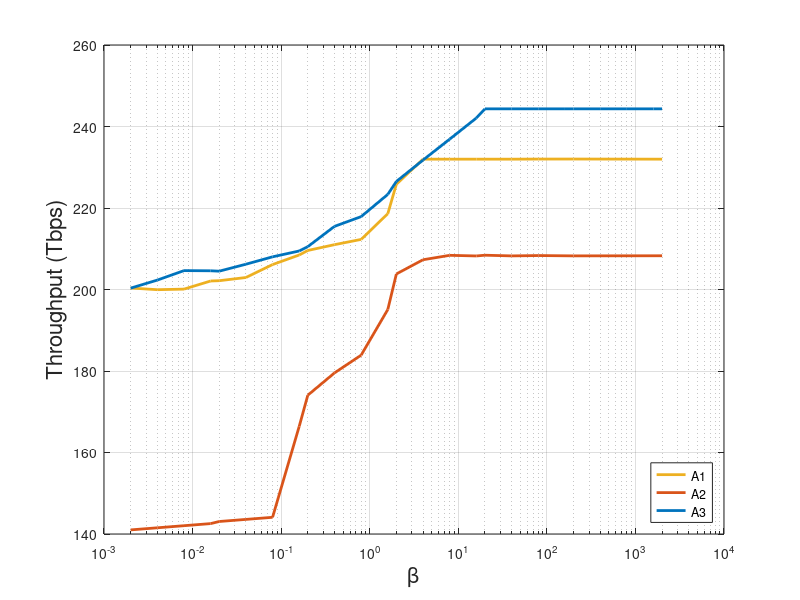

Recreate this plot in MATLAB. (Note: this script raises an error after producing the figure.)
clc;
close all;
clear;

load paretoArch2Old.mat

%%
figure2 = figure('units','normalized','Position', [0.6 0.4 0.35 0.3]);
axes2 = axes('parent', figure2);
h(1) = semilogx(paretoArch2Old(:,5)*200, paretoArch2Old(:,4), 'linewidth', 2, ...
    'displayname', 'A1', 'color', [.93, .69, .13]);
ylabel('Throughput (Tbps)', 'fontsize', 16)

hold(axes2, 'on')
%%
load paretoArch4Old.mat
h(2) = semilogx(paretoArch4Old(:,5)*200, paretoArch4Old(:,4), 'linewidth', 2, ...
    'displayname', 'A2', 'color', [0.85, 0.33, 0.1]);

%%
load paretoArch5Old2.mat
paretoArch5Old = paretoArch5Old2;
x=[paretoArch5Old(2:end, 5); 0.2; 0.4; 0.8; 1; 2; 4; 8; 10]*200;
y1=[paretoArch5Old2(2:end, 2); paretoArch5Old2(end, 2)*ones(8, 1)];
y2=[paretoArch5Old2(2:end, 4); paretoArch5Old2(end, 4)*ones(8, 1)];
y3=[paretoArch5Old2(2:end, 1); paretoArch5Old2(end, 1)*ones(8, 1)];
y4=[paretoArch5Old2(2:end, 3); paretoArch5Old2(end, 3)*ones(8, 1)];

h(3) = semilogx(x, y2, 'linewidth', 2, ...
    'displayname', 'A3', 'color', [0, 0.45, 0.74]);

box(axes2, 'on')
grid(axes2, 'on')
xlabel('\beta', 'fontsize', 16)
ylabel('Throughput (Tbps)', 'fontsize', 16)
h = legend(h(1:3), 'location', 'southeast');
h.FontSize = 18;
set(axes2, 'linewidth', 1)
set(axes2, 'gridalpha', 0.5)
set(axes2, 'fontsize', 14)
% set(axes2, 'minorgridalpha', 0.5)
xlim([2e-3, 2e3])

plot(0.4,paretoArch2Old(11, 4),'marker', 'o', ...
'linewidth', 3, 'markersize', 8, 'color', [0.47, 0.67, 0.19])

plot(0.2,paretoArch4Old(10, 4),'marker', 'o', ...
'linewidth', 3, 'markersize', 8, 'color', [0.47, 0.67, 0.19])

plot(0.8,paretoArch5Old2(12, 4),'marker', 'o', ...
'linewidth', 3, 'markersize', 8, 'color', [0.47, 0.67, 0.19])

saveas(figure2, 'ThroughputVsBetaAll.jpg')
